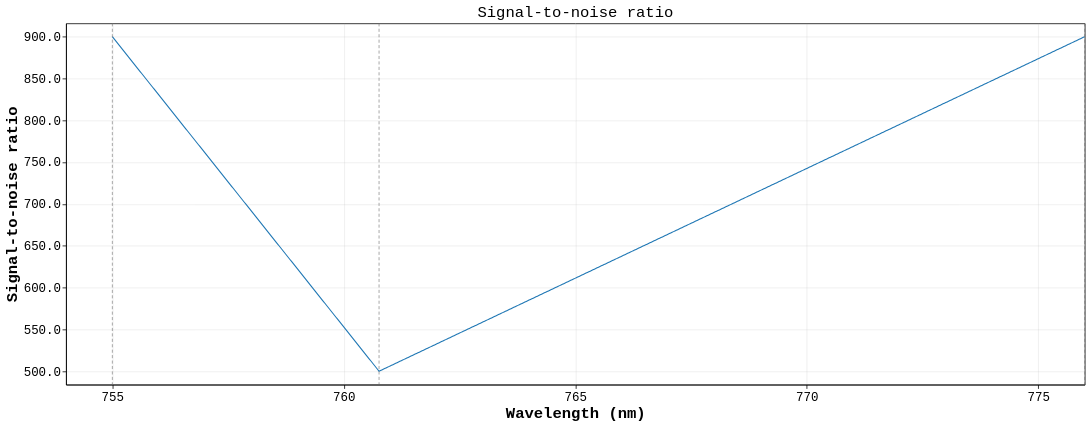

Notebook cell for this chart:
### Markdown cell above
## Signal-To-Noise Ratio

### Code cell
snr_chart

### Figure 1 — Vega-Lite specification as saved in the notebook (floating-point values rounded to 4 significant figures; data arrays with more than 128 entries replaced by an {"elided": "..."} marker saying what was removed)
{"config": {"background": "white", "view": {"stroke": "black", "continuousWidth": 1311, "continuousHeight": 465}, "axis": {"domain": true, "domainColor": "black", "grid": true, "gridColor": "#b0b0b0", "gridOpacity": 0.25, "labelColor": "black", "labelFont": "Menlo, Monaco, Consolas, Liberation Mono, DejaVu Sans Mono, monospace", "labelFontSize": 16, "tickColor": "black", "titleColor": "black", "titleFont": "Menlo, Monaco, Consolas, Liberation Mono, DejaVu Sans Mono, monospace", "titleFontSize": 20}, "legend": {"labelColor": "black", "labelFont": "Menlo, Monaco, Consolas, Liberation Mono, DejaVu Sans Mono, monospace", "labelFontSize": 16, "labelLimit": 320, "orient": "bottom-left", "fillColor": "white", "strokeColor": "#cccccc", "padding": 8, "titleColor": "black", "titleFont": "Menlo, Monaco, Consolas, Liberation Mono, DejaVu Sans Mono, monospace", "titleFontSize": 16}, "line": {"strokeWidth": 1.4}, "point": {"size": 28}, "range": {"category": ["#1f77b4", "#ff7f0e", "#d62728"]}, "title": {"color": "black", "font": "Menlo, Monaco, Consolas, Liberation Mono, DejaVu Sans Mono, monospace", "fontSize": 20, "fontWeight": "normal", "anchor": "middle"}}, "layer": [{"data": {"name": "data-471d8216d317715082f197e33d14696d"}, "mark": {"type": "line", "color": "#1f77b4", "strokeWidth": 1.4}, "encoding": {"tooltip": [{"field": "wavelength_nm", "format": ".4f", "title": "Wavelength (nm)", "type": "quantitative"}, {"field": "snr", "format": ".4g", "title": "SNR", "type": "quantitative"}], "x": {"axis": {"tickMinStep": 5}, "field": "wavelength_nm", "scale": {"zero": false}, "title": "Wavelength (nm)", "type": "quantitative"}, "y": {"axis": {"format": ".4g"}, "field": "snr", "scale": {"domain": [484.0, 916.0], "zero": false}, "title": "Signal-to-noise ratio", "type": "quantitative"}}}, {"data": {"name": "data-4e363f75b9d170a12db18c088ee0a0d7"}, "mark": {"type": "rule", "color": "#737373", "strokeDash": [4, 3], "strokeWidth": 0.8}, "encoding": {"x": {"field": "wavelength_nm", "type": "quantitative"}}}], "height": 465, "title": "Signal-to-noise ratio", "width": 1311, "$schema": "https://vega.github.io/schema/vega-lite/v6.4.1.json", "datasets": {"data-471d8216d317715082f197e33d14696d": {"elided": "701 records"}, "data-4e363f75b9d170a12db18c088ee0a0d7": [{"wavelength_nm": 755.0}, {"wavelength_nm": 760.8}, {"wavelength_nm": 776.0}]}}
